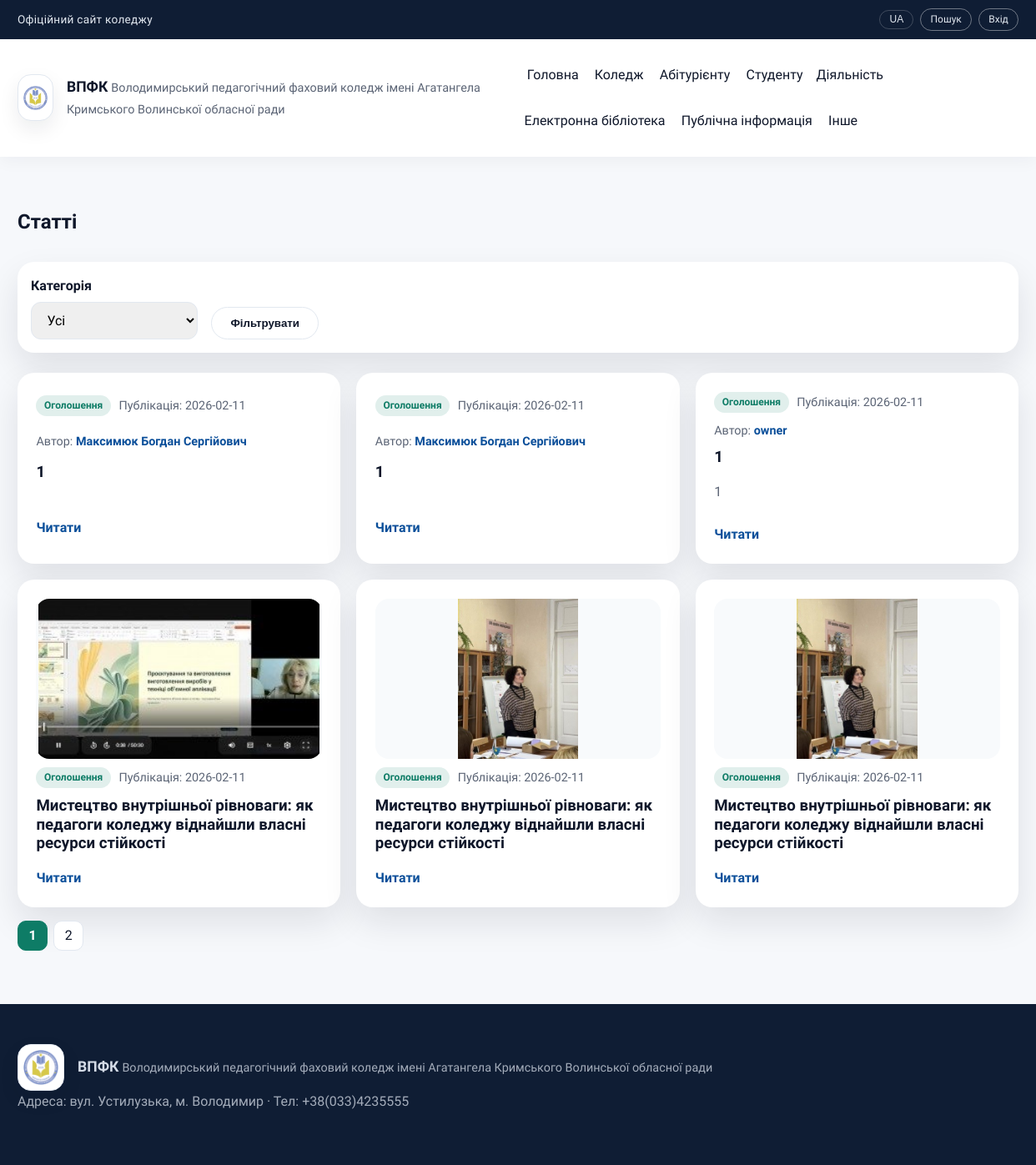
Page /articles on the earlier database version.
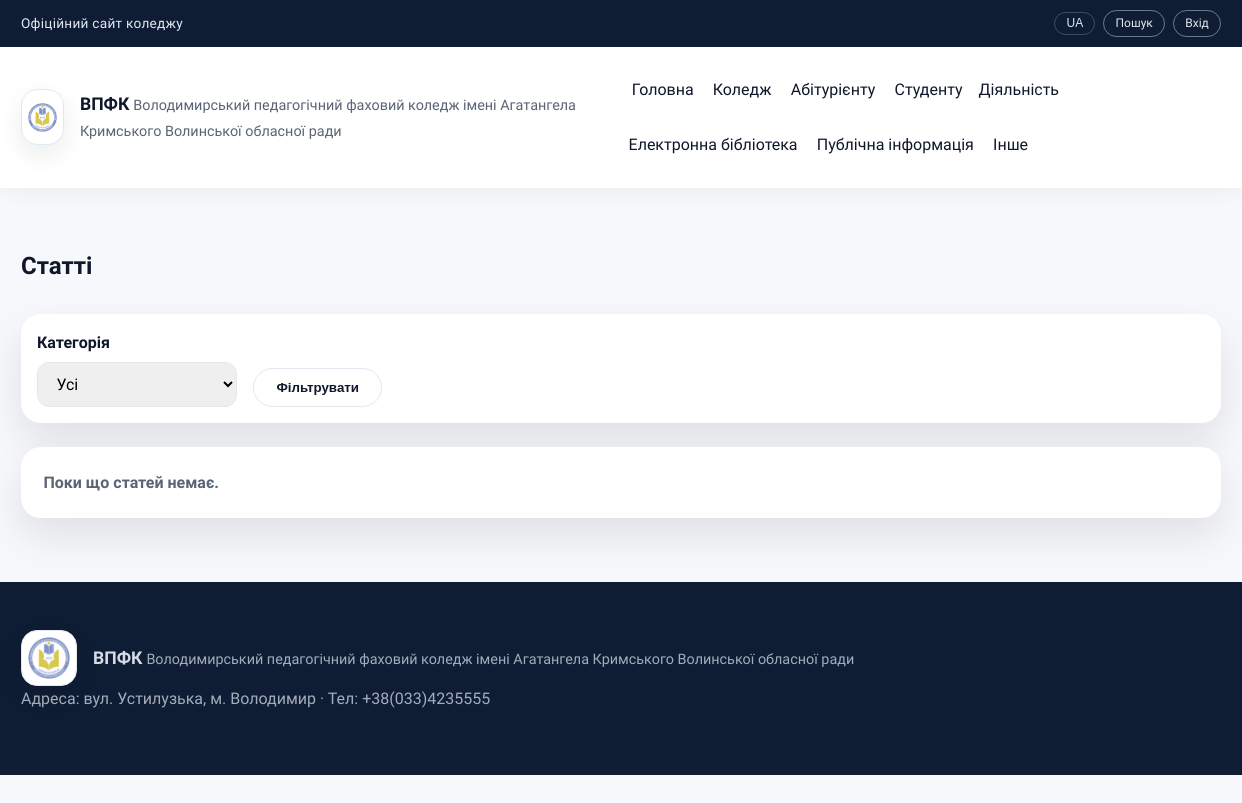
Same page on the later database version.
### tables this page shows
CREATE TABLE menu_items (
          id INTEGER PRIMARY KEY AUTOINCREMENT,
          parent_id INTEGER,
          title TEXT NOT NULL,
          url TEXT NOT NULL,
          sort_order INTEGER NOT NULL DEFAULT 0,
          FOREIGN KEY(parent_id) REFERENCES menu_items(id)
        );

CREATE TABLE articles (
          id INTEGER PRIMARY KEY AUTOINCREMENT,
          title TEXT NOT NULL,
          summary TEXT NOT NULL,
          content TEXT NOT NULL,
          category TEXT NOT NULL,
          section_id INTEGER,
          published_date TEXT NOT NULL,
          event_date TEXT,
          external_link TEXT,
          created_at TEXT NOT NULL,
          updated_at TEXT NOT NULL, featured_image TEXT, image_gallery TEXT, author_id INTEGER,
          FOREIGN KEY(section_id) REFERENCES menu_items(id)
        );

CREATE TABLE users (
          id INTEGER PRIMARY KEY AUTOINCREMENT,
          username TEXT UNIQUE NOT NULL,
          password_hash TEXT NOT NULL,
          role TEXT NOT NULL,
          created_at TEXT NOT NULL
        , last_name TEXT, first_name TEXT, middle_name TEXT, position TEXT, profile_text TEXT);

### app.py (the view)
@app.route("/articles")
def articles():
    category = request.args.get("category", "").strip()
    query = """
        SELECT articles.*, menu_items.title AS section_title,
               users.username AS author_username,
               TRIM(COALESCE(users.last_name, '') || ' ' || COALESCE(users.first_name, '') || ' ' || COALESCE(users.middle_name, '')) AS author_full_name
        FROM articles
        LEFT JOIN menu_items ON menu_items.id = articles.section_id
        LEFT JOIN users ON users.id = articles.author_id
        WHERE articles.section_id IS NULL
    """
    params: List = []
    if category:
        query += " AND articles.category = ?"
        params.append(category)
    page_raw = request.args.get("page", "1").strip()
    page = int(page_raw) if page_raw.isdigit() and int(page_raw) > 0 else 1
    per_page = 6
    offset = (page - 1) * per_page
    count_row = query_db(
        f"SELECT COUNT(*) AS total FROM ({query}) counted",
        tuple(params),
        one=True,
    )
    total = int(count_row["total"]) if count_row else 0
    total_pages = max(1, (total + per_page - 1) // per_page)
    if page > total_pages:
        page = total_pages
        offset = (page - 1) * per_page
    query += " ORDER BY articles.created_at DESC, articles.id DESC LIMIT ? OFFSET ?"
    articles_list = query_db(query, tuple(params + [per_page, offset]))
    page_numbers = list(range(1, total_pages + 1))
    return render_template(
        "articles.html",
        articles=articles_list,
        categories=ARTICLE_CATEGORIES,
        selected_category=category,
        current_page=page,
        total_pages=total_pages,
        page_numbers=page_numbers,
        active_title="",
    )

### app.py (called while the page is built)
@app.template_filter("clean_text")
def clean_text_filter(value):
    if value is None:
        return ""
    if isinstance(value, str) and value.strip().lower() == "none":
        return ""
    return value

def _upload_folder_posix() -> str:
    return UPLOAD_FOLDER.replace("\\", "/").strip("/")

def normalize_upload_ref(path: str | None) -> str | None:
    if not path:
        return None
    posix = str(path).replace("\\", "/")
    marker = _upload_folder_posix() + "/"
    if posix.startswith(marker):
        return posix[len(marker):].lstrip("/")
    if marker in posix:
        return posix.split(marker, 1)[1].lstrip("/")
    return posix.lstrip("/")

def uploads_url(path: str | None) -> str:
    rel = normalize_upload_ref(path)
    if not rel:
        return ""
    return url_for("uploaded_files", filename=rel)

def get_db() -> sqlite3.Connection:
    if "db" not in g:
        conn = sqlite3.connect(DB_PATH)
        conn.row_factory = sqlite3.Row
        g.db = conn
    return g.db

def get_menu_tree() -> List[dict]:
    rows = query_db("SELECT * FROM menu_items ORDER BY sort_order, title")
    return build_menu_tree(rows)

### templates/articles.html (shortened to what this page needs)
{% extends "layout.html" %}
{% block content %}
  <section class="section">
    <div class="container">
      <div class="section-header">
        <h1>Статті</h1>
      </div>
      <form class="filter-bar" method="get">
        <label class="filter-field">
          Категорія
          <select class="select" name="category">
            <option value="">Усі</option>
          </select>
        </label>
        <button class="btn outline" type="submit">Фільтрувати</button>
      </form>
      {% if articles %}
        <div class="article-list article-grid">
          {% for article in articles %}
            <article class="article-card">
              {% set thumb = article.featured_image %}
              {% if not thumb and article.image_gallery %}
                {% set gallery = article.image_gallery|from_json if article.image_gallery else [] %}
                {% if gallery %}
                  {% set thumb = gallery[0] %}
                {% endif %}
              {% endif %}
              {% if thumb %}
                <a class="article-thumb" href="{{ url_for('article_detail', article_id=article.id) }}">
                  <img src="{{ uploads_url(thumb) }}" alt="{{ article.title }}">
                </a>
              {% endif %}
              <div class="article-meta">
                <span class="badge">{{ article.category }}</span>
                <span class="muted">Публікація: {{ article.published_date }}</span>
                {% set author_name = article.author_full_name|trim if article.author_full_name else '' %}
                {% if article.author_username %}
                  <span class="muted">
                    Автор:
                    <a class="link" href="{{ url_for('user_profile', username=article.author_username) }}">{{ author_name or article.author_username }}</a>
                  </span>
                {% endif %}
              </div>
              <h3>
                <a href="{{ url_for('article_detail', article_id=article.id) }}">{{ article.title }}</a>
              </h3>
              {% set summary_text = article.summary|clean_text %}
              {% if summary_text %}
                <p>{{ summary_text }}</p>
              {% endif %}
              <div class="article-footer">
                <a class="link" href="{{ url_for('article_detail', article_id=article.id) }}">Читати</a>
              </div>
            </article>
          {% endfor %}
        </div>
        {% if total_pages > 1 %}
          <div class="pagination">
            {% for page_num in page_numbers %}
              <a
                class="page-link {% if page_num == current_page %}active{% endif %}"
                href="{{ url_for('articles', category=selected_category, page=page_num) }}"
              >
                {{ page_num }}
              </a>
            {% endfor %}
          </div>
        {% endif %}
      {% else %}
        <div class="empty-state">Поки що статей немає.</div>
      {% endif %}
    </div>
  </section>
{% endblock %}

### templates/_menu.html (shortened to what this page needs)
{% macro render_menu(items, active_title=None, level=0) %}
  {% for item in items %}
    {% set active_class = "nav-highlight" if item.title == active_title else "" %}
    {% if item.children %}
      <div class="nav-item has-submenu submenu-level-{{ level }}">
        <span class="nav-title {{ active_class }}">{{ item.title }}</span>
      </div>
    {% else %}
      <a href="{{ item.url or '#' }}" class="{{ active_class }}">{{ item.title }}</a>
    {% endif %}
  {% endfor %}
{% endmacro %}

Differences in the rows shown:
removed articles: category "Оголошення", published_date "2026-02-11", author_username "Максимюк Богдан Сергійович", title "1"
removed articles: category "Оголошення", published_date "2026-02-11", author_username "Максимюк Богдан Сергійович", title "1"
removed articles: category "Оголошення", published_date "2026-02-11", title "1", summary_text "1"
no longer on this page (row unchanged): users: username "owner"
removed articles: featured_image (picture), category "Оголошення", published_date "2026-02-11", title "Мистецтво внутрішньої рівноваги: як педагоги коледжу віднайшли власні ресурси стійкості"
removed articles: featured_image (picture), category "Оголошення", published_date "2026-02-11", title "Мистецтво внутрішньої рівноваги: як педагоги коледжу віднайшли власні ресурси стійкості"
removed articles: featured_image (picture), category "Оголошення", published_date "2026-02-11", title "Мистецтво внутрішньої рівноваги: як педагоги коледжу віднайшли власні ресурси стійкості"
Other differences:
text now shown: "Поки що статей немає."
list line gone: "1"
list line gone: "2"
